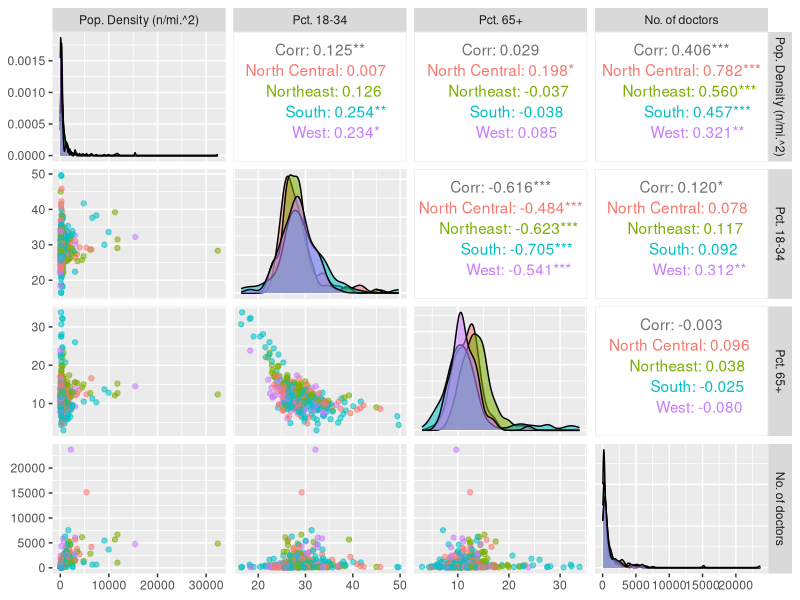
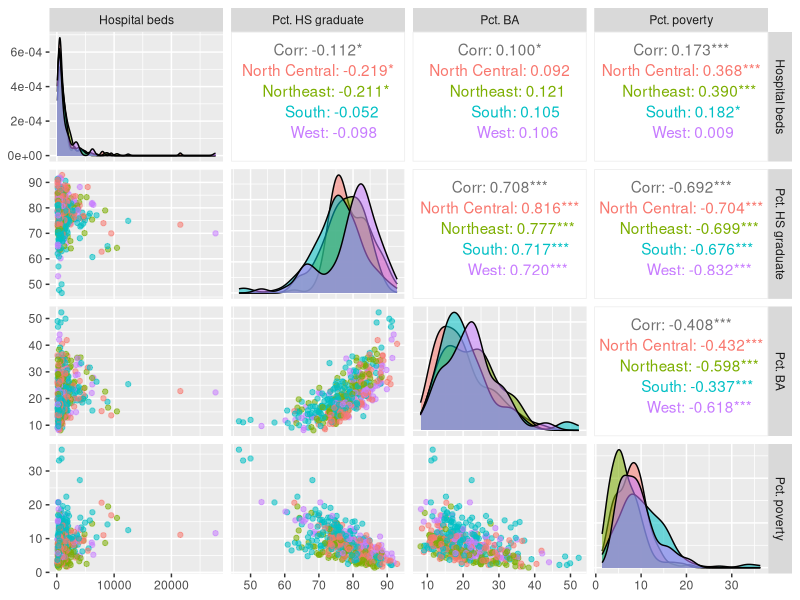
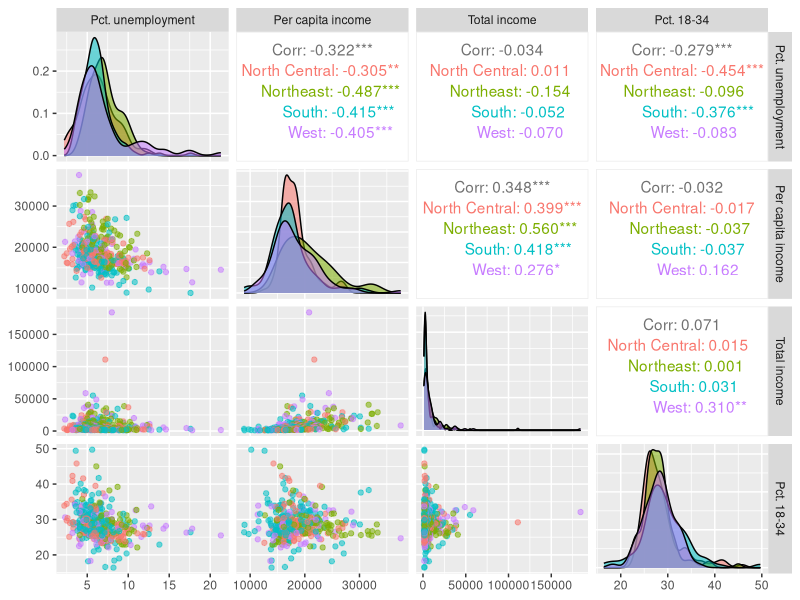

These figures' R source, in order: (Note: a time limit stopped this script after it produced the figures.)
## ---- chunk 1
library(tidyverse)

cdi <- read_csv("cdi.csv")

#Check for correlations among the predictors; create new variables
aug_cdi <- cdi %>%
  mutate(
    crm_1000 = crimes/(pop/1000), #crime per 1000 people 
    pop_density = pop/area, #population density
    region = case_when(
      region == 1 ~ "Northeast",
      region == 2 ~ "North Central",
      region == 3 ~ "South",
      region == 4 ~ "West")
  )
aug_cdi %>%
  select(area:pop65, -region) %>% 
  do(as.data.frame(cor(., method="pearson", use="pairwise.complete.obs")))
## ---- chunk 2
library(GGally)

aug_cdi %>%
  ggpairs(columns = c("pop_density","pop18", "pop65", "docs"),
          mapping = aes(group = region, color = region, alpha = 0.5),
          columnLabels = c("Pop. Density (n/mi.^2)", "Pct. 18-34","Pct. 65+", "No. of doctors"))
## ---- chunk 3
aug_cdi %>%
  ggpairs(columns = c("beds","hsgrad", "bagrad", "poverty"),
          mapping = aes(group = region, color = region, alpha = 0.5),
          columnLabels = c("Hospital beds", "Pct. HS graduate","Pct. BA", "Pct. poverty"))
## ---- chunk 4
aug_cdi %>%
  ggpairs(columns = c("unemp","pcincome", "totalinc", "pop18"),
          mapping = aes(group = region, color = region, alpha = 0.5),
          columnLabels = c("Pct. unemployment", "Per capita income", "Total income", "Pct. 18-34"))
## ---- chunk 5
#Build full linear model, BIC backwards selection
model_df <- aug_cdi %>%
  select(state:pop_density) %>%
  select(-c(pop, area, beds, docs, crimes))

no_interact <- lm(crm_1000~., data = model_df)

bic_model <- step(no_interact, direction = "backward", trace = FALSE, k = log(nobs(no_interact)))

summary(bic_model)
## ---- chunk 6
model_df2 <- model_df %>% select(-state)

interact_fit <- lm(crm_1000~.^2, data = model_df2)

bic_model2 <- step(interact_fit, direction = "backward", trace = FALSE, k = log(nobs(interact_fit)))

summary(bic_model2)
## ---- chunk 7
interact_state <- lm(crm_1000~.^2, data = model_df)

bic_model3 <- step(interact_state, direction = "backward", trace = FALSE, k = log(nobs(interact_state)))

summary(bic_model3)
## ---- chunk 8
#Pop density
model_df2 %>%
  ggplot(aes(x = pop_density)) +
  geom_histogram()

#Natural log pop density
model_df2 %>%
  ggplot(aes(x = log(pop_density))) +
  geom_histogram()

#Total income
model_df2 %>%
  ggplot(aes(x = totalinc)) +
  geom_histogram()

#Natural log total income
model_df2 %>%
  ggplot(aes(x = log(totalinc))) +
  geom_histogram()

#Pop pct 18-34
model_df2 %>%
 ggplot(aes(x = pop18)) +
 geom_density()

#Natural log
model_df2 %>%
 ggplot(aes(x = log(pop18))) +
 geom_density()

model_df3 <- model_df2 %>%
  mutate(log_pop_density = log(pop_density),
         log_totalinc = log(totalinc),
         log_pop18 = log(pop18),
         log_poverty = log(poverty),
         pop_density = NULL,
         totalinc = NULL,
         pop18 = NULL,
         poverty = NULL)

interact_transform <- lm(crm_1000~.^2, data = model_df3)
bic_model4 <- step(interact_transform, direction = "backward", trace = FALSE,
                   k = log(nobs(interact_transform)))

summary(bic_model4)
## ---- chunk 9
lin_transform <- lm(crm_1000 ~., data = model_df3)

bic_model5 <- step(lin_transform, direction = "backward", trace = FALSE,
                   k = log(nobs(interact_transform)))
summary(bic_model5)

model_df2 %>%
 ggplot(aes(x = log(pop18))) +
 geom_density()
## ---- chunk 10
library(modelr)
set.seed(15)

aug_cdi <- aug_cdi %>%
  mutate(log_pop_density = log(pop_density),
         log_totalinc = log(totalinc),
         log_pop18 = log(pop18),
         log_poverty = log(poverty))

cv_df <- crossv_mc(aug_cdi, n = 100)
    
cv_df <- cv_df %>% 
  mutate(
    #BIC model 1
    model_1  = map(train, ~bic_model, data = model_df),

    #Model 2
    model_2  = map(train, ~bic_model2, data = model_df2),

    #Model 3
    model_3  = map(train, ~bic_model3, data = model_df),
    
    #Model 4
    model_4 = map(train, ~bic_model4, data = model_df3),

    #Model 5
    model_5 = map(train, ~bic_model5, data = model_df3)) %>% 
  mutate(
    rmse_model_1 = map2_dbl(model_1, test, ~rmse(model = .x, data = .y)),
    rmse_model_2 = map2_dbl(model_2, test, ~rmse(model = .x, data = .y)),
    rmse_model_3 = map2_dbl(model_3, test, ~rmse(model = .x, data = .y)),
    rmse_model_4 = map2_dbl(model_4, test, ~rmse(model = .x, data = .y)),
    rmse_model_5 = map2_dbl(model_5, test, ~rmse(model = .x, data = .y)))

cv_df %>% 
  select(starts_with("rmse")) %>% 
  pivot_longer(
    everything(),
    names_to = "model", 
    values_to = "rmse",
    names_prefix = "rmse_") %>% 
  mutate(model = fct_inorder(model)) %>% 
  ggplot(aes(x = model, y = rmse, fill = model)) + geom_violin() + labs(x = "Model", y = "RMSE")
